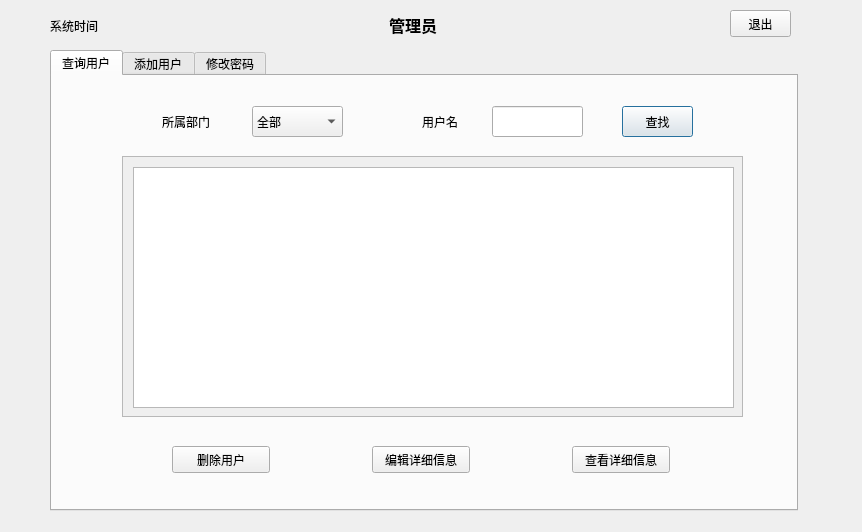
<?xml version="1.0" encoding="UTF-8"?>
<ui version="4.0">
 <class>Dialog_2</class>
 <widget class="QDialog" name="Dialog_2">
  <property name="geometry">
   <rect>
    <x>0</x>
    <y>0</y>
    <width>862</width>
    <height>532</height>
   </rect>
  </property>
  <property name="windowTitle">
   <string>Dialog</string>
  </property>
  <widget class="QLabel" name="managers_titlelabel">
   <property name="geometry">
    <rect>
     <x>380</x>
     <y>10</y>
     <width>66</width>
     <height>31</height>
    </rect>
   </property>
   <property name="text">
    <string>&lt;html&gt;&lt;head/&gt;&lt;body&gt;&lt;p align=&quot;center&quot;&gt;&lt;span style=&quot; font-size:12pt; font-weight:600;&quot;&gt;管理员&lt;/span&gt;&lt;/p&gt;&lt;/body&gt;&lt;/html&gt;</string>
   </property>
   <property name="textFormat">
    <enum>Qt::AutoText</enum>
   </property>
  </widget>
  <widget class="QLabel" name="managers_datetime">
   <property name="geometry">
    <rect>
     <x>50</x>
     <y>10</y>
     <width>161</width>
     <height>31</height>
    </rect>
   </property>
   <property name="text">
    <string>系统时间</string>
   </property>
  </widget>
  <widget class="QTabWidget" name="managers_tab">
   <property name="geometry">
    <rect>
     <x>50</x>
     <y>50</y>
     <width>748</width>
     <height>461</height>
    </rect>
   </property>
   <property name="layoutDirection">
    <enum>Qt::LeftToRight</enum>
   </property>
   <property name="tabShape">
    <enum>QTabWidget::Rounded</enum>
   </property>
   <property name="currentIndex">
    <number>0</number>
   </property>
   <widget class="QWidget" name="tab">
    <attribute name="title">
     <string>查询用户</string>
    </attribute>
    <widget class="QLabel" name="managers_tab_personnellabel">
     <property name="geometry">
      <rect>
       <x>110</x>
       <y>30</y>
       <width>66</width>
       <height>31</height>
      </rect>
     </property>
     <property name="text">
      <string>所属部门</string>
     </property>
    </widget>
    <widget class="QLabel" name="manngers_tab_usernamelabel">
     <property name="geometry">
      <rect>
       <x>370</x>
       <y>30</y>
       <width>51</width>
       <height>31</height>
      </rect>
     </property>
     <property name="text">
      <string>用户名</string>
     </property>
    </widget>
    <widget class="QPushButton" name="managers_tab_searchpushButton">
     <property name="geometry">
      <rect>
       <x>570</x>
       <y>30</y>
       <width>71</width>
       <height>31</height>
      </rect>
     </property>
     <property name="text">
      <string>查找</string>
     </property>
    </widget>
    <widget class="QLineEdit" name="managers_tab_lineEdit">
     <property name="geometry">
      <rect>
       <x>440</x>
       <y>30</y>
       <width>91</width>
       <height>31</height>
      </rect>
     </property>
    </widget>
    <widget class="QComboBox" name="managers_tab_comboBox">
     <property name="geometry">
      <rect>
       <x>200</x>
       <y>30</y>
       <width>91</width>
       <height>31</height>
      </rect>
     </property>
     <item>
      <property name="text">
       <string>全部</string>
      </property>
     </item>
     <item>
      <property name="text">
       <string>人事部</string>
      </property>
     </item>
     <item>
      <property name="text">
       <string>财政部</string>
      </property>
     </item>
     <item>
      <property name="text">
       <string>广告部</string>
      </property>
     </item>
     <item>
      <property name="text">
       <string>宣传部</string>
      </property>
     </item>
    </widget>
    <widget class="QPushButton" name="managers_tab_deletepushButton">
     <property name="geometry">
      <rect>
       <x>120</x>
       <y>370</y>
       <width>98</width>
       <height>27</height>
      </rect>
     </property>
     <property name="text">
      <string>删除用户</string>
     </property>
    </widget>
    <widget class="QPushButton" name="managers_tab_editpushButton">
     <property name="geometry">
      <rect>
       <x>320</x>
       <y>370</y>
       <width>98</width>
       <height>27</height>
      </rect>
     </property>
     <property name="text">
      <string>编辑详细信息</string>
     </property>
    </widget>
    <widget class="QPushButton" name="managers_tab_viewpushButton">
     <property name="geometry">
      <rect>
       <x>520</x>
       <y>370</y>
       <width>98</width>
       <height>27</height>
      </rect>
     </property>
     <property name="text">
      <string>查看详细信息</string>
     </property>
    </widget>
    <widget class="QScrollArea" name="managers_tab_scrollArea">
     <property name="geometry">
      <rect>
       <x>70</x>
       <y>80</y>
       <width>621</width>
       <height>261</height>
      </rect>
     </property>
     <property name="widgetResizable">
      <bool>true</bool>
     </property>
     <widget class="QWidget" name="scrollAreaWidgetContents">
      <property name="geometry">
       <rect>
        <x>0</x>
        <y>0</y>
        <width>619</width>
        <height>259</height>
       </rect>
      </property>
      <widget class="QTableView" name="managers_tab_tableView">
       <property name="geometry">
        <rect>
         <x>10</x>
         <y>10</y>
         <width>601</width>
         <height>241</height>
        </rect>
       </property>
       <property name="editTriggers">
        <set>QAbstractItemView::NoEditTriggers</set>
       </property>
      </widget>
     </widget>
    </widget>
   </widget>
   <widget class="QWidget" name="tab_2">
    <attribute name="title">
     <string>添加用户</string>
    </attribute>
    <widget class="QPushButton" name="managers_tab_cancelpushButton">
     <property name="geometry">
      <rect>
       <x>200</x>
       <y>390</y>
       <width>98</width>
       <height>27</height>
      </rect>
     </property>
     <property name="text">
      <string>取消</string>
     </property>
    </widget>
    <widget class="QPushButton" name="managers_tab_okpushButton">
     <property name="geometry">
      <rect>
       <x>400</x>
       <y>390</y>
       <width>98</width>
       <height>27</height>
      </rect>
     </property>
     <property name="text">
      <string>确认修改</string>
     </property>
    </widget>
    <widget class="QGroupBox" name="managers_tab_usergroupBox">
     <property name="geometry">
      <rect>
       <x>90</x>
       <y>20</y>
       <width>561</width>
       <height>131</height>
      </rect>
     </property>
     <property name="title">
      <string>用户信息</string>
     </property>
     <widget class="QLineEdit" name="managers_tab_idlineEdit">
      <property name="geometry">
       <rect>
        <x>140</x>
        <y>30</y>
        <width>113</width>
        <height>31</height>
       </rect>
      </property>
      <property name="readOnly">
       <bool>false</bool>
      </property>
     </widget>
     <widget class="QLabel" name="managers_tab_idlabel">
      <property name="geometry">
       <rect>
        <x>80</x>
        <y>30</y>
        <width>41</width>
        <height>31</height>
       </rect>
      </property>
      <property name="text">
       <string>工号</string>
      </property>
      <property name="buddy">
       <cstring>managers_tab_idlineEdit</cstring>
      </property>
     </widget>
     <widget class="QLabel" name="managers_tab_namelabel">
      <property name="geometry">
       <rect>
        <x>370</x>
        <y>30</y>
        <width>41</width>
        <height>31</height>
       </rect>
      </property>
      <property name="text">
       <string>姓名</string>
      </property>
      <property name="buddy">
       <cstring>managers_tab_namelineEdit</cstring>
      </property>
     </widget>
     <widget class="QLineEdit" name="managers_tab_namelineEdit">
      <property name="geometry">
       <rect>
        <x>420</x>
        <y>30</y>
        <width>113</width>
        <height>31</height>
       </rect>
      </property>
      <property name="readOnly">
       <bool>false</bool>
      </property>
     </widget>
     <widget class="QLineEdit" name="managers_tab_passwdlineEdit_2">
      <property name="geometry">
       <rect>
        <x>420</x>
        <y>80</y>
        <width>113</width>
        <height>31</height>
       </rect>
      </property>
     </widget>
     <widget class="QLabel" name="managers_tab_passwdlabel_2">
      <property name="geometry">
       <rect>
        <x>340</x>
        <y>80</y>
        <width>71</width>
        <height>31</height>
       </rect>
      </property>
      <property name="text">
       <string>确认密码</string>
      </property>
     </widget>
     <widget class="QLineEdit" name="managers_tab_passwdlineEdit">
      <property name="geometry">
       <rect>
        <x>140</x>
        <y>80</y>
        <width>113</width>
        <height>31</height>
       </rect>
      </property>
     </widget>
     <widget class="QLabel" name="managers_tab_passwdlabel">
      <property name="geometry">
       <rect>
        <x>60</x>
        <y>80</y>
        <width>66</width>
        <height>31</height>
       </rect>
      </property>
      <property name="text">
       <string>初始密码</string>
      </property>
     </widget>
    </widget>
    <widget class="QGroupBox" name="managers_tab_basicgroupBox">
     <property name="geometry">
      <rect>
       <x>100</x>
       <y>150</y>
       <width>551</width>
       <height>221</height>
      </rect>
     </property>
     <property name="title">
      <string>基本信息</string>
     </property>
     <widget class="QLineEdit" name="managers_tab_personnellineEdit">
      <property name="geometry">
       <rect>
        <x>130</x>
        <y>80</y>
        <width>113</width>
        <height>31</height>
       </rect>
      </property>
      <property name="readOnly">
       <bool>false</bool>
      </property>
     </widget>
     <widget class="QLabel" name="managers_tab_sexlabel">
      <property name="geometry">
       <rect>
        <x>350</x>
        <y>30</y>
        <width>41</width>
        <height>31</height>
       </rect>
      </property>
      <property name="text">
       <string>性别</string>
      </property>
      <property name="buddy">
       <cstring>managers_tab_idcardlineEdit</cstring>
      </property>
     </widget>
     <widget class="QLineEdit" name="managers_tab_birthlineEdit">
      <property name="geometry">
       <rect>
        <x>130</x>
        <y>130</y>
        <width>113</width>
        <height>31</height>
       </rect>
      </property>
     </widget>
     <widget class="QLabel" name="managers_tab_addresslabel">
      <property name="geometry">
       <rect>
        <x>70</x>
        <y>180</y>
        <width>41</width>
        <height>31</height>
       </rect>
      </property>
      <property name="text">
       <string>籍贯</string>
      </property>
      <property name="buddy">
       <cstring>managers_tab_addresslineEdit</cstring>
      </property>
     </widget>
     <widget class="QLabel" name="managers_tab_agelabel">
      <property name="geometry">
       <rect>
        <x>350</x>
        <y>130</y>
        <width>41</width>
        <height>31</height>
       </rect>
      </property>
      <property name="text">
       <string>年龄</string>
      </property>
     </widget>
     <widget class="QLineEdit" name="managers_tab_positionlineEdit">
      <property name="geometry">
       <rect>
        <x>410</x>
        <y>180</y>
        <width>113</width>
        <height>31</height>
       </rect>
      </property>
      <property name="readOnly">
       <bool>false</bool>
      </property>
     </widget>
     <widget class="QLineEdit" name="managers_tab_phonelineEdit">
      <property name="geometry">
       <rect>
        <x>130</x>
        <y>30</y>
        <width>113</width>
        <height>31</height>
       </rect>
      </property>
     </widget>
     <widget class="QLabel" name="managers_tab_personnellabel_2">
      <property name="geometry">
       <rect>
        <x>40</x>
        <y>80</y>
        <width>71</width>
        <height>31</height>
       </rect>
      </property>
      <property name="text">
       <string>所属部门</string>
      </property>
      <property name="buddy">
       <cstring>managers_tab_personnellineEdit</cstring>
      </property>
     </widget>
     <widget class="QLineEdit" name="managers_tab_addresslineEdit">
      <property name="geometry">
       <rect>
        <x>130</x>
        <y>180</y>
        <width>113</width>
        <height>31</height>
       </rect>
      </property>
     </widget>
     <widget class="QLineEdit" name="managers_tab_sexlineEdit">
      <property name="geometry">
       <rect>
        <x>410</x>
        <y>30</y>
        <width>113</width>
        <height>31</height>
       </rect>
      </property>
      <property name="readOnly">
       <bool>false</bool>
      </property>
     </widget>
     <widget class="QLabel" name="managers_tab_positionlabel">
      <property name="geometry">
       <rect>
        <x>350</x>
        <y>180</y>
        <width>41</width>
        <height>31</height>
       </rect>
      </property>
      <property name="text">
       <string>职称</string>
      </property>
     </widget>
     <widget class="QLineEdit" name="managers_tab_idcardlineEdit">
      <property name="geometry">
       <rect>
        <x>410</x>
        <y>80</y>
        <width>113</width>
        <height>31</height>
       </rect>
      </property>
      <property name="readOnly">
       <bool>false</bool>
      </property>
     </widget>
     <widget class="QLabel" name="managers_tab_idcardlabel">
      <property name="geometry">
       <rect>
        <x>320</x>
        <y>80</y>
        <width>61</width>
        <height>31</height>
       </rect>
      </property>
      <property name="text">
       <string>身份证号</string>
      </property>
     </widget>
     <widget class="QLineEdit" name="managers_tab_agelineEdit">
      <property name="geometry">
       <rect>
        <x>410</x>
        <y>130</y>
        <width>113</width>
        <height>31</height>
       </rect>
      </property>
     </widget>
     <widget class="QLabel" name="managers_tab_birthlabel">
      <property name="geometry">
       <rect>
        <x>40</x>
        <y>130</y>
        <width>71</width>
        <height>31</height>
       </rect>
      </property>
      <property name="text">
       <string>出生年月</string>
      </property>
      <property name="buddy">
       <cstring>managers_tab_birthlineEdit</cstring>
      </property>
     </widget>
     <widget class="QLabel" name="managers_tab_phonelabel">
      <property name="geometry">
       <rect>
        <x>40</x>
        <y>30</y>
        <width>71</width>
        <height>31</height>
       </rect>
      </property>
      <property name="text">
       <string>联系方式</string>
      </property>
      <property name="buddy">
       <cstring>managers_tab_phonelineEdit</cstring>
      </property>
     </widget>
    </widget>
   </widget>
   <widget class="QWidget" name="tab_3">
    <attribute name="title">
     <string>修改密码</string>
    </attribute>
    <widget class="QLineEdit" name="managers_tab_oldpasswdlineEdit">
     <property name="geometry">
      <rect>
       <x>370</x>
       <y>80</y>
       <width>113</width>
       <height>31</height>
      </rect>
     </property>
    </widget>
    <widget class="QPushButton" name="managers_tab_okpushButton_2">
     <property name="geometry">
      <rect>
       <x>430</x>
       <y>340</y>
       <width>91</width>
       <height>31</height>
      </rect>
     </property>
     <property name="text">
      <string>确认修改</string>
     </property>
    </widget>
    <widget class="QLabel" name="managers_tab_newpasswdlabel">
     <property name="geometry">
      <rect>
       <x>240</x>
       <y>160</y>
       <width>91</width>
       <height>31</height>
      </rect>
     </property>
     <property name="text">
      <string>输入新密码</string>
     </property>
    </widget>
    <widget class="QLabel" name="managers_tab_newpasswdlabel_2">
     <property name="geometry">
      <rect>
       <x>240</x>
       <y>240</y>
       <width>91</width>
       <height>31</height>
      </rect>
     </property>
     <property name="text">
      <string>确认新密码</string>
     </property>
    </widget>
    <widget class="QLineEdit" name="managers_tab_newpasswdlineEdit_2">
     <property name="geometry">
      <rect>
       <x>370</x>
       <y>240</y>
       <width>113</width>
       <height>31</height>
      </rect>
     </property>
    </widget>
    <widget class="QPushButton" name="managers_tab_cancelpushButton_2">
     <property name="geometry">
      <rect>
       <x>190</x>
       <y>340</y>
       <width>81</width>
       <height>31</height>
      </rect>
     </property>
     <property name="text">
      <string>取消</string>
     </property>
    </widget>
    <widget class="QLineEdit" name="managers_tab_newpasswdlineEdit">
     <property name="geometry">
      <rect>
       <x>370</x>
       <y>160</y>
       <width>113</width>
       <height>31</height>
      </rect>
     </property>
    </widget>
    <widget class="QLabel" name="managers_tab_oldpasswdlabel">
     <property name="geometry">
      <rect>
       <x>270</x>
       <y>80</y>
       <width>61</width>
       <height>31</height>
      </rect>
     </property>
     <property name="text">
      <string>原密码</string>
     </property>
    </widget>
   </widget>
  </widget>
  <widget class="QPushButton" name="managers_signoutpushButton">
   <property name="geometry">
    <rect>
     <x>730</x>
     <y>10</y>
     <width>61</width>
     <height>27</height>
    </rect>
   </property>
   <property name="text">
    <string>退出</string>
   </property>
  </widget>
 </widget>
 <tabstops>
  <tabstop>managers_tab_comboBox</tabstop>
  <tabstop>managers_tab_lineEdit</tabstop>
  <tabstop>managers_tab_searchpushButton</tabstop>
  <tabstop>managers_tab_scrollArea</tabstop>
  <tabstop>managers_tab_tableView</tabstop>
  <tabstop>managers_tab_deletepushButton</tabstop>
  <tabstop>managers_tab_editpushButton</tabstop>
  <tabstop>managers_tab_viewpushButton</tabstop>
  <tabstop>managers_tab</tabstop>
  <tabstop>managers_tab_idlineEdit</tabstop>
  <tabstop>managers_tab_namelineEdit</tabstop>
  <tabstop>managers_tab_passwdlineEdit</tabstop>
  <tabstop>managers_tab_passwdlineEdit_2</tabstop>
  <tabstop>managers_tab_phonelineEdit</tabstop>
  <tabstop>managers_tab_sexlineEdit</tabstop>
  <tabstop>managers_tab_personnellineEdit</tabstop>
  <tabstop>managers_tab_idcardlineEdit</tabstop>
  <tabstop>managers_tab_birthlineEdit</tabstop>
  <tabstop>managers_tab_agelineEdit</tabstop>
  <tabstop>managers_tab_addresslineEdit</tabstop>
  <tabstop>managers_tab_positionlineEdit</tabstop>
  <tabstop>managers_tab_cancelpushButton</tabstop>
  <tabstop>managers_tab_okpushButton</tabstop>
  <tabstop>managers_signoutpushButton</tabstop>
  <tabstop>managers_tab_oldpasswdlineEdit</tabstop>
  <tabstop>managers_tab_newpasswdlineEdit</tabstop>
  <tabstop>managers_tab_newpasswdlineEdit_2</tabstop>
  <tabstop>managers_tab_cancelpushButton_2</tabstop>
  <tabstop>managers_tab_okpushButton_2</tabstop>
 </tabstops>
 <resources/>
 <connections/>
</ui>
